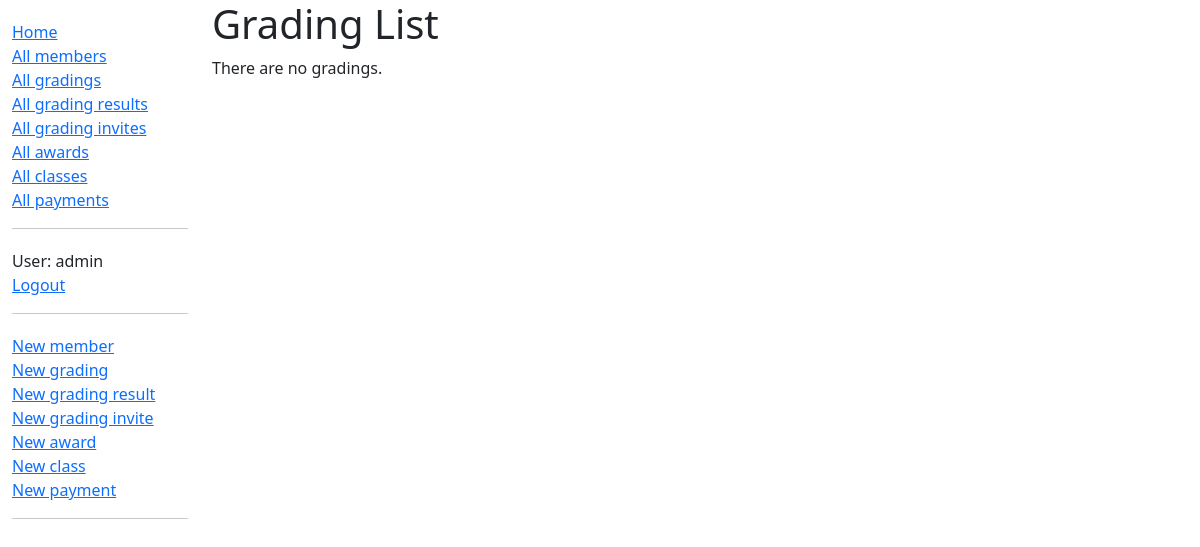
The app's page /dashboard/gradings/ (signed in), older data.
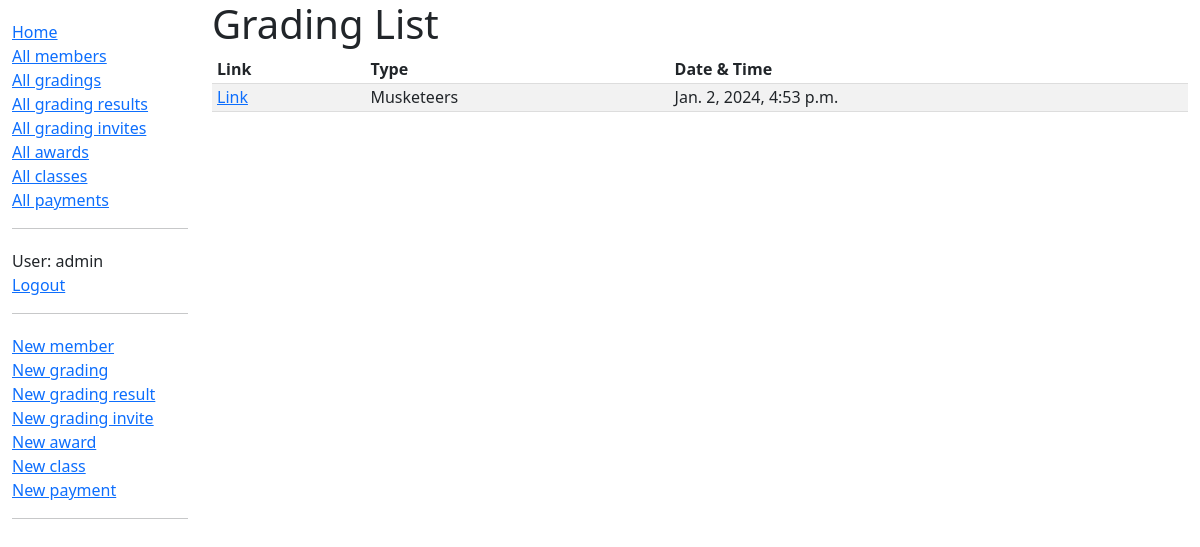
The same page, newer data.
### dashboard/models.py (models this page shows, shortened)
class Grading(models.Model):
    grading_type = models.CharField(max_length=2, choices=GRADINGS)
    grading_datetime = models.DateTimeField(verbose_name="Grading Date & Time")
    class Meta:
        ordering = ['-grading_datetime', 'grading_type']
    def get_absolute_url(self):
        return reverse('grading-detail', args=[str(self.id)])

### dashboard/views.py (the view)
# urls.py: path('gradings/', views.GradingListView.as_view(), name='gradings'),
class GradingListView(LoginRequiredMixin, generic.ListView):
    model = Grading
    paginate_by = 25

### dashboard/templates/dashboard/grading_list.html
{% extends "base_generic.html" %}
{% block content %}
<h1>Grading List</h1>
  {% if grading_list %}
  <table style="width: 100%;">
    <tr>
      <th>Link</th>
      <th>Type</th>
      <th>Date & Time</th>
    </tr>
    {% for grading in grading_list %}
      <tr class="content">
        <td><a href="{{ grading.get_absolute_url }}">Link</a></td>
        <td>{{ grading.get_grading_type_display }}</td>
        <td>{{ grading.grading_datetime }}</td>
      </tr>
    {% endfor %}
  </table>
  {% else %}
    <p>There are no gradings.</p>
  {% endif %}
{% endblock %}

Row changes from the older to the newer data that the page shows:
added Grading: grading_type "Musketeers", grading_datetime "Jan. 2, 2024, 4:53 p.m."
Text that changed along with them:
text no longer shown: "There are no gradings."
text now shown: "Link Type Date & Time"
